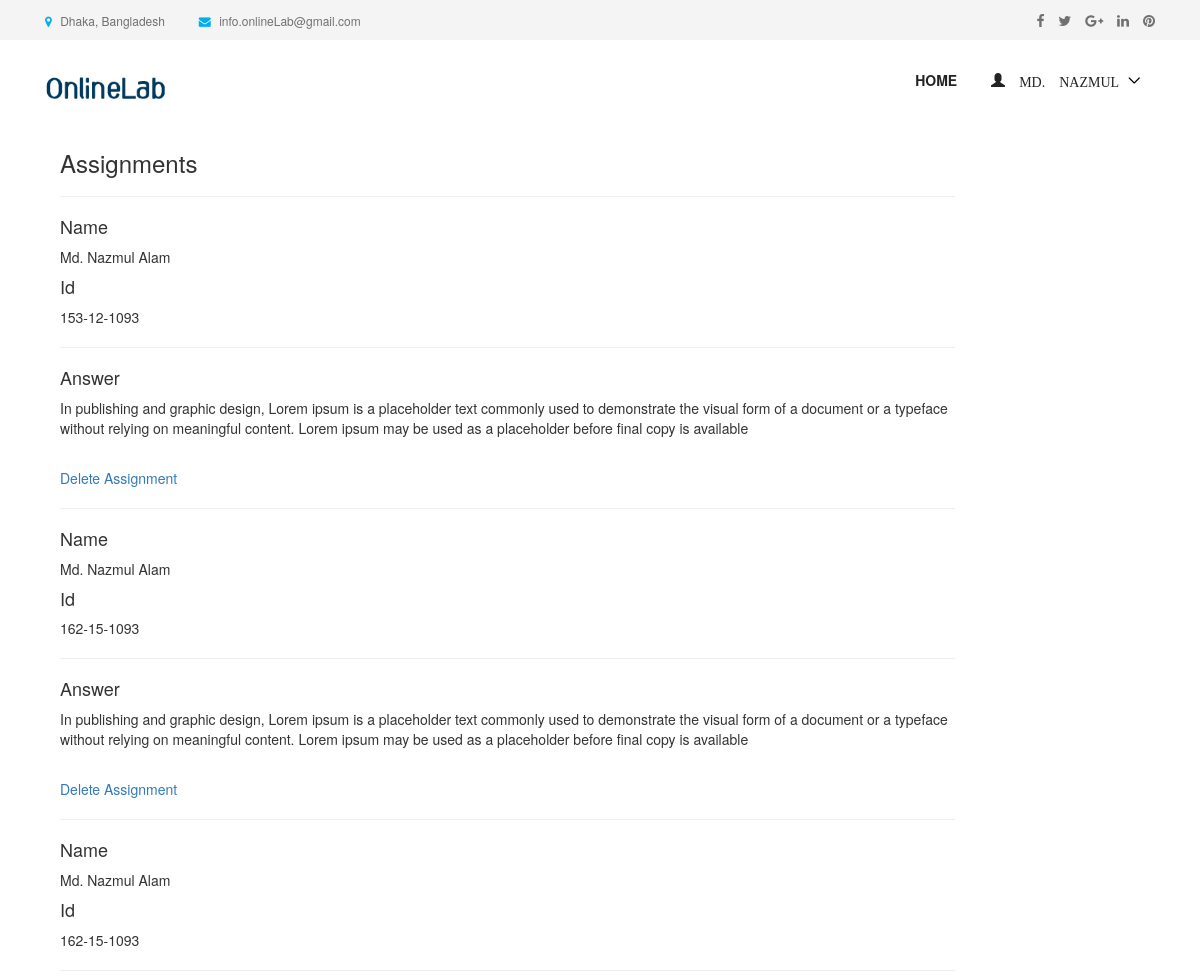
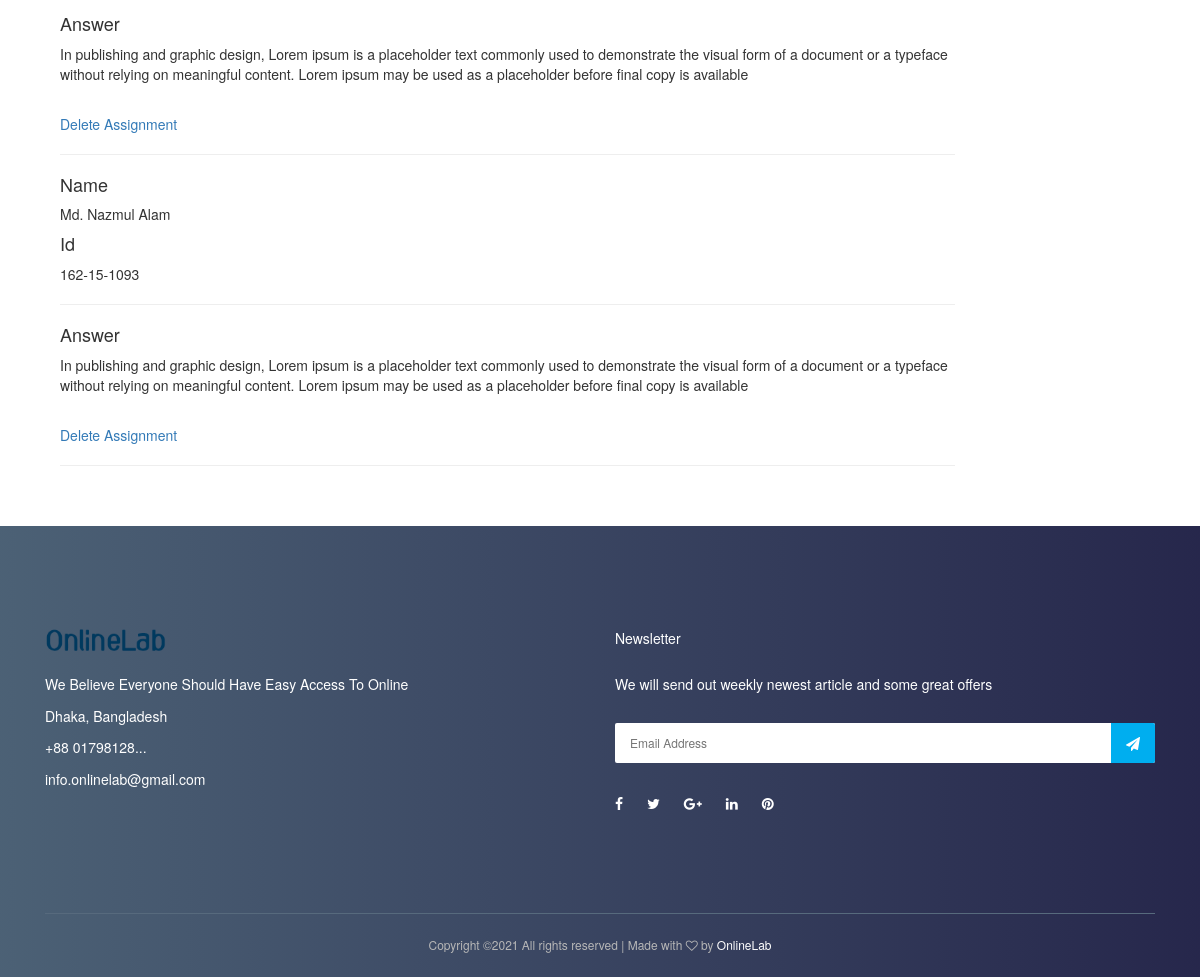
Page /assignment-submission-list/ (signed in) on the committed database (2 pictures, top to bottom).
### authentication/models.py (models this page shows, shortened)
class User(AbstractUser):
    username = None
    role = models.CharField(max_length=12, error_messages={
        'required': "Role must be provided"
    })
    email = models.EmailField(unique=True, blank=False,
                              error_messages={
                                  'unique': "A user with that email already exists.",
                              })
    USERNAME_FIELD = "email"
    REQUIRED_FIELDS = []
    objects = UserManager()

### core/models.py (models this page shows, shortened)
class AssignmentSubmission(models.Model):
    user = models.ForeignKey(User, on_delete=models.CASCADE)
    name = models.CharField(max_length=100)
    university_id = models.CharField(max_length=100)
    content = models.TextField(null=True, blank=True)
    file = models.FileField(null=True, blank=True)

### core/views.py (the view)
# urls.py: path('assignment-submission-list/', AssignmentSubmissionListView.as_view(), name='assignment-submission-list'),
class AssignmentSubmissionListView(ListView):
    model = AssignmentSubmission
    template_name = 'core/instructor/assignment_submission_list.html'
    context_object_name = 'assignment_submission'
    @method_decorator(login_required(login_url=reverse_lazy('authentication:login')))
    def dispatch(self, request, *args, **kwargs):
        return super().dispatch(self.request, *args, **kwargs)
    def get_queryset(self):
        return self.model.objects.all().order_by('-id')  # filter(user_id=self.request.user.id).order_by('-id')

### templates/core/instructor/assignment_submission_list.html (shortened to what this page needs)
{% extends 'base.html' %}
{% load static %}
{% block content %}
    <div class="container">
        <div class="col-12 col-sm-6 col-md-10">
                    <strong><h3>Assignments</h3></strong>
        <hr/>
            {% for foo in assignment_submission %}
                <p> <h4>Name</h4> {{ foo.name }} </p>
                <p> <h4>Id</h4> {{ foo.university_id }} </p>
                <hr/>
                <p> <h4>Answer</h4> {{ foo.content }}  </p>
                <br/>
                <a href="{% url 'core:assignment-submission-delete' foo.id %}">Delete Assignment</a>
                  <hr/>
            {% endfor %}
            <br/>
            <br/>
        </div>
    </div>
{% endblock %}

### templates/nav.html (shortened to what this page needs)
{% load static %}
<header class="header-area">
    <div class="top-header-area">
        <div class="container h-100">
            <div class="row h-100 align-items-center">
                <div class="col-6 col-md-9 col-lg-8">
                    <div class="top-header-content">
                        <a href="#" data-toggle="tooltip" data-placement="bottom" title="Dhaka, Bangladesh"><i
                                class="fa fa-map-marker"></i> <span>Dhaka, Bangladesh</span></a>
                        <a href="#" data-toggle="tooltip" data-placement="bottom" title="info.docmed@gmail.com"><i
                                class="fa fa-envelope"></i> <span>info.onlineLab@gmail.com</span></a>
                    </div>
                </div>
                <div class="col-6 col-md-3 col-lg-4">
                    <div class="top-header-social-info text-right">
                        <a href="#" data-toggle="tooltip" data-placement="bottom" title="Facebook"><i
                                class="fa fa-facebook"></i></a>
                        <a href="#" data-toggle="tooltip" data-placement="bottom" title="Twitter"><i
                                class="fa fa-twitter"></i></a>
                        <a href="#" data-toggle="tooltip" data-placement="bottom" title="Google Plus"><i
                                class="fa fa-google-plus"></i></a>
                        <a href="#" data-toggle="tooltip" data-placement="bottom" title="Linkedin"><i
                                class="fa fa-linkedin"></i></a>
                        <a href="#" data-toggle="tooltip" data-placement="bottom" title="Pinterest"><i
                                class="fa fa-pinterest"></i></a>
                    </div>
                </div>
            </div>
        </div>
    </div>
    <div class="main-header-area">
        <div class="classy-nav-container breakpoint-off">
            <div class="container">
                <nav class="classy-navbar justify-content-between" id="dentoNav">
                    <a class="nav-brand" href=""><img style="height: 30px" src="{% static 'logo1.png' %}" alt="">
                    </a>
                    <div class="classy-menu">
                        <div class="classynav">
                            <ul id="nav">
                                <li><a href="/">Home</a></li>
                                {% if request.user.is_authenticated and request.user.role == 'instructor' %}
                                    <li>
                                        <a href="">
                                            <span class="glyphicon glyphicon-user">
                                                    {{ request.user.first_name }}
                                            </span>
                                        </a>
                                    </li>
                                {% endif %}
                            </ul>
                        </div>
                    </div>
                </nav>
            </div>
        </div>
    </div>
</header>

### static/style.css (style rules this page uses)
* { margin: 0; padding: 0; }
body { font-family: "Montserrat", sans-serif; font-weight: 400; font-size: 14px; }
h1, h2, h3, h4, h5, h6 { font-family: "Montserrat", sans-serif; color: #333333; line-height: 1.4; font-weight: 600; }
a, a:active, a:focus, a:hover { color: #333333; text-decoration: none; -webkit-transition-duration: 500ms; -o-transition-duration: 500ms; transition-duration: 500ms; outline: none; }
li { list-style: none; }
p { line-height: 1.9; color: #707070; font-size: 14px; font-weight: 400; }
img { max-width: 100%; height: auto; }
ul { margin: 0; padding: 0; }
ul li { margin: 0; padding: 0; }
.header-area { position: relative; z-index: 599; width: 100%; -webkit-transition-duration: 500ms; -o-transition-duration: 500ms; transition-duration: 500ms; }
.top-header-area { position: relative; z-index: 1; height: 40px; background-color: #f4f4f4; }
.top-header-area .top-header-content a { display: inline-block; font-size: 12px; color: #707070; }
.top-header-area .top-header-content a i { color: #00aeef; margin-right: 5px; }
.top-header-area .top-header-content a:last-child { margin-left: 30px; }
.top-header-area .top-header-social-info a { color: #707070; display: inline-block; font-size: 14px; margin-left: 10px; }
.classy-nav-container { background-color: transparent; }
.classy-nav-container .classy-navbar { height: 90px; padding: 0; }
.classy-nav-container .classy-navbar .classynav ul li a { padding: 0 15px; font-weight: 600; font-size: 14px; text-transform: uppercase; }

### static/css/default-assets/classy-nav.css (style rules this page uses)
body { font-family: "Roboto", sans-serif; }
ul { margin: 0; }
ul li { list-style: none; }
img { height: auto; max-width: 100%; }
.classy-nav-container { position: relative; z-index: 100; background-color: #ffffff; }
.classy-nav-container * { box-sizing: border-box; }
.classy-nav-container a { -webkit-transition-duration: 500ms; transition-duration: 500ms; text-decoration: none; outline: none; font-size: 14px; font-weight: 400; color: #232323; display: inline-block; }
.justify-content-between { -webkit-box-pack: justify; -ms-flex-pack: justify; justify-content: space-between; }
.classy-navbar { width: 100%; height: 70px; padding: 0.5em 2em; display: -webkit-box; display: -ms-flexbox; display: flex; -webkit-box-align: center; -ms-flex-align: center; -ms-grid-row-align: center; align-items: center; }
.classy-navbar .nav-brand { font-size: 26px; font-weight: 500; color: #565656; display: inline-block; margin-right: 30px; }
.classynav ul li { display: inline-block; clear: both; position: inherit; z-index: 10; }
.classynav ul li.cn-dropdown-item { position: relative; z-index: 10; }
.classynav ul li a { padding: 0 12px; display: block; height: 35px; font-size: 14px; line-height: 34px; }
.classynav ul li.megamenu-item>a:after, .classynav ul li.has-down>a:after { font-family: 'classyfonts'; content: "\e900"; font-size: 12px; color: #000000; padding-left: 5px; -webkit-transition-duration: 500ms; transition-duration: 500ms; }
.breakpoint-off .classynav { display: -webkit-box; display: -ms-flexbox; display: flex; -webkit-box-align: center; -ms-flex-align: center; -ms-grid-row-align: center; align-items: center; }

### rows in the picture
User: user.first_name "MD. NAZMUL"
AssignmentSubmission: name "Md. Nazmul Alam", university_id "153-12-1093", content "In publishing and graphic design, Lorem ipsum is a placeholder text commonly used to demonstrate the visual form of a document or a typeface without relying on meaningful content. Lorem ipsum may be used as a placeholder before final copy is available"
AssignmentSubmission: name "Md. Nazmul Alam", university_id "162-15-1093", content "In publishing and graphic design, Lorem ipsum is a placeholder text commonly used to demonstrate the visual form of a document or a typeface without relying on meaningful content. Lorem ipsum may be used as a placeholder before final copy is available"
AssignmentSubmission: name "Md. Nazmul Alam", university_id "162-15-1093", content "In publishing and graphic design, Lorem ipsum is a placeholder text commonly used to demonstrate the visual form of a document or a typeface without relying on meaningful content. Lorem ipsum may be used as a placeholder before final copy is available"
AssignmentSubmission: name "Md. Nazmul Alam", university_id "162-15-1093", content "In publishing and graphic design, Lorem ipsum is a placeholder text commonly used to demonstrate the visual form of a document or a typeface without relying on meaningful content. Lorem ipsum may be used as a placeholder before final copy is available"
